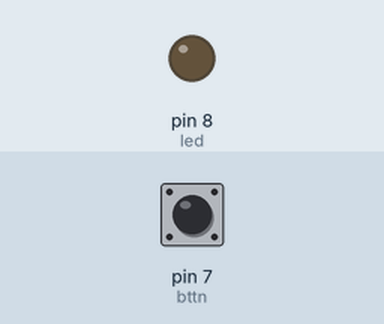
Simulated run of this sketch. Board: Arduino Uno, built with avr-gcc and run on an emulated ATmega328P. Parts: output pins drawn as LEDs (lit = HIGH). Dashed ring = blinking. Inputs (shaded band) come from the test bench; at power-on: pin 7 (bttn) HIGH.

Above: at 1.2 s.
1.3 s: pin 7 (bttn) pulled LOW for 3.2 s
At 5.1 s:
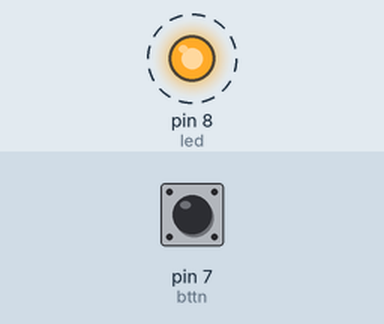
6.3 s: pin 7 (bttn) pulled LOW for 0.15 s
At 7.8 s:
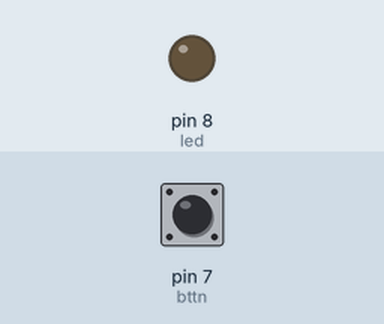
Timing chart, 0 to 9.3 s (numbered marks = the images above; inputs shaded):
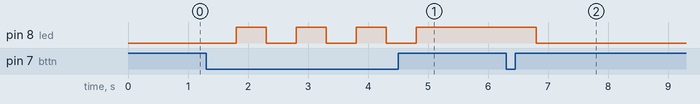

The sketch:

base_buttonON-OFF.ino
```cpp
//Base para outros projetos
//Função ON/OFF em um mesmo botão

//Conexão
const int led = 8;
const int bttn = 7;
int funcaoa = 0;
int funcaob = 0;
int estado = 0;

void setup() {
  pinMode(bttn, INPUT_PULLUP);
  pinMode(led, OUTPUT);
}

void loop() {
  funcaoa = digitalRead(bttn);
  if ((funcaoa == LOW) && (funcaob == LOW)) {
    estado = 1 - estado;
    delay(500);
  }
  funcaob = funcaoa;
  if (estado == 1) {
    digitalWrite(led, HIGH);
  } else {
    digitalWrite(led, LOW);
  }
}
```

Measured:
- after the input at 1.3 s, pin 8 (led): alternates HIGH for 0.50 s and LOW for 0.50 s, 7 changes in all, then stays HIGH, starting after 0.50 s
- after the input at 6.3 s, pin 8 (led): HIGH → LOW after 0.50 s
